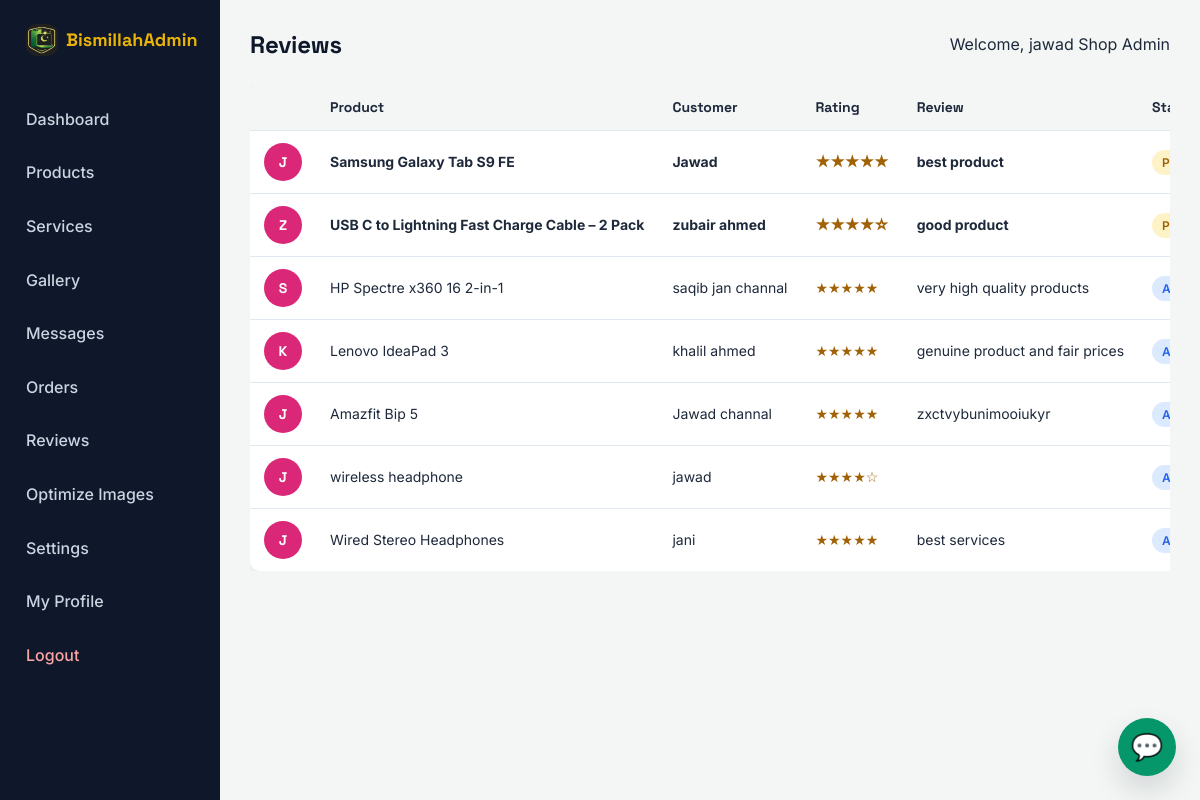
/admin/reviews/index.php (signed in), run on the app's committed database.
### tables this page shows
CREATE TABLE `settings` (
  `setting_id` int(11) NOT NULL,
  `logo_image` varchar(255) DEFAULT NULL,
  `updated_at` timestamp NOT NULL DEFAULT current_timestamp() ON UPDATE current_timestamp()
);

CREATE TABLE `reviews` (
  `review_id` int(11) NOT NULL,
  `product_id` int(11) NOT NULL,
  `customer_name` varchar(100) NOT NULL,
  `rating` tinyint(4) NOT NULL,
  `review_text` text DEFAULT NULL,
  `status` enum('pending','approved') NOT NULL DEFAULT 'pending',
  `created_at` timestamp NOT NULL DEFAULT current_timestamp()
);

CREATE TABLE `products` (
  `product_id` int(11) NOT NULL,
  `category_id` int(11) NOT NULL,
  `product_name` varchar(150) NOT NULL,
  `brand` varchar(100) DEFAULT NULL,
  `model_number` varchar(100) DEFAULT NULL,
  `price` decimal(10,2) NOT NULL DEFAULT 0.00,
  `sale_price` decimal(10,2) DEFAULT NULL,
  `stock_quantity` int(11) NOT NULL DEFAULT 0,
  `condition` enum('New','Used','Refurbished') NOT NULL DEFAULT 'New',
  `description` text DEFAULT NULL,
  `image` varchar(255) DEFAULT NULL,
  `created_at` timestamp NOT NULL DEFAULT current_timestamp(),
  `updated_at` timestamp NOT NULL DEFAULT current_timestamp() ON UPDATE current_timestamp()
);

### admin/reviews/index.php (the view, shortened to what this page needs)
<?php
require '../../config/database.php';
$reviews = $pdo->query("SELECT r.*, p.product_name FROM reviews r
                         JOIN products p ON r.product_id = p.product_id
                         ORDER BY r.status ASC, r.created_at DESC")->fetchAll();
require '../includes/admin-header.php';
?>
<div class="desktop-table-only">
<div class="table-responsive">
<table class="admin-table">
    <tr><th></th><th>Product</th><th>Customer</th><th>Rating</th><th>Review</th><th>Status</th><th>Actions</th></tr>
    <?php foreach ($reviews as $r): ?>
    <tr style="<?php echo $r['status'] === 'pending' ? 'font-weight:700;' : ''; ?>">
        <td><div class="avatar-circle" style="background:#db2777;"><?php echo strtoupper(substr($r['customer_name'], 0, 1)); ?></div></td>
        <td><?php echo htmlspecialchars($r['product_name']); ?></td>
        <td><?php echo htmlspecialchars($r['customer_name']); ?></td>
        <td style="color:var(--accent-dark);"><?php echo str_repeat('&#9733;', $r['rating']) . str_repeat('&#9734;', 5 - $r['rating']); ?></td>
        <td><?php echo htmlspecialchars(substr($r['review_text'], 0, 60)); ?><?php echo strlen($r['review_text']) > 60 ? '...' : ''; ?></td>
        <td>
            <?php if ($r['status'] === 'pending'): ?>
                <span class="category-badge" style="background:var(--accent-light); color:var(--accent-dark);">Pending</span>
            <?php else: ?>
                <span class="category-badge" style="background:#dbeafe; color:var(--success);">Approved</span>
            <?php endif; ?>
        </td>
    </tr>
    <?php endforeach; ?>
</table>
</div>
</div>
<?php require '../includes/admin-footer.php'; ?>

### admin/includes/admin-sidebar.php (shortened to what this page needs)
<?php $siteSettings = $pdo->query("SELECT * FROM settings LIMIT 1")->fetch(); ?>
<aside class="admin-sidebar">
    <div class="admin-logo">
        <?php if (!empty($siteSettings['logo_image'])): ?>
            <span style="display:inline-flex; align-items:center; gap:8px;">
                <img src="/bismillah-shop/uploads/branding/<?php echo htmlspecialchars($siteSettings['logo_image']); ?>" alt="Logo" class="site-logo-img" style="height:32px; width:32px;">
                <span>Bismillah<span style="color:var(--accent);">Admin</span></span>
            </span>
        <?php else: ?>
            Bismillah<span>Admin</span>
        <?php endif; ?>
    </div>
    <nav class="admin-nav">
        <a href="/bismillah-shop/admin/dashboard.php" class="admin-nav-link">Dashboard</a>
        <a href="/bismillah-shop/admin/products/index.php" class="admin-nav-link">Products</a>
        <a href="/bismillah-shop/admin/services/index.php" class="admin-nav-link">Services</a>
        <a href="/bismillah-shop/admin/gallery/index.php" class="admin-nav-link">Gallery</a>
        <a href="/bismillah-shop/admin/messages/index.php" class="admin-nav-link">Messages</a>
        <a href="/bismillah-shop/admin/orders/index.php" class="admin-nav-link">Orders</a>
        <a href="/bismillah-shop/admin/reviews/index.php" class="admin-nav-link">Reviews</a>
        <a href="/bismillah-shop/admin/optimize-images.php" class="admin-nav-link">Optimize Images</a>
        <a href="/bismillah-shop/admin/settings.php" class="admin-nav-link">Settings</a>
        <a href="/bismillah-shop/admin/profile.php" class="admin-nav-link">My Profile</a>
        <a href="/bismillah-shop/admin/logout.php" class="admin-nav-link" style="color:#fca5a5;">Logout</a>
    </nav>
</aside>

### assets/css/style.css (style rules this page uses)
:root { --primary: #059669; --primary-dark: #047857; --primary-light: #d1fae5; --secondary: #0f172a; --accent: #eab308; --accent-dark: #a16207; --accent-light: #fef3c7; --bg: #fdfdfb; --bg-light: #f3f6f4; --text: #1e293b; --text-muted: #64748b; --border: #e2e8f0; --success: #2563eb; --danger: #dc2626; --font-heading: 'Space Grotesk', 'Segoe UI', Roboto, Arial, sans-serif; --font-body: 'Inter', 'Segoe UI', Roboto, Arial, sans-serif; --radius: 10px; --shadow: 0 2px 10px rgba(15,23,42,0.06); --shadow-hover: 0 14px 30px rgba(15,23,42,0.14); }
* { box-sizing: border-box; margin: 0; padding: 0; }
body { font-family: var(--font-body); color: var(--text); background: var(--bg); line-height: 1.6; }
a { text-decoration: none; color: var(--primary); }
.site-logo-img { height: 40px; width: 40px; object-fit: cover; border-radius: 10px; vertical-align: middle; }
.category-badge { display: inline-block; font-size: 12px; font-weight: 600; padding: 3px 10px; border-radius: 20px; }

### assets/css/admin.css (style rules this page uses)
.admin-sidebar { width: 220px; background: var(--secondary); color: #fff; padding: 24px 16px; flex-shrink: 0; }
.admin-logo { font-family: var(--font-heading); font-size: 18px; font-weight: 700; margin-bottom: 30px; padding: 0 10px; }
.admin-logo span { color: var(--accent); }
.admin-nav-link { display: block; padding: 12px 10px; color: #cbd5e1; border-radius: var(--radius); margin-bottom: 4px; font-weight: 500; }
.table-responsive { width: 100%; overflow-x: auto; -webkit-overflow-scrolling: touch; }
.admin-table { width: 100%; min-width: 500px; background: #fff; border-collapse: collapse; border-radius: var(--radius); overflow: hidden; box-shadow: var(--shadow); }
.admin-table th, .admin-table td { padding: 12px 14px; text-align: left; border-bottom: 1px solid var(--border); font-size: 14px; white-space: nowrap; }
.admin-table th { background: var(--bg-light); font-weight: 700; font-family: var(--font-heading); }
.admin-table tr:last-child td { border-bottom: none; }
.avatar-circle { width: 38px; height: 38px; border-radius: 50%; display: flex; align-items: center; justify-content: center; font-family: var(--font-heading); font-weight: 700; font-size: 14px; color: #fff; flex-shrink: 0; }
.desktop-table-only { display: block; }

### data on the page
settings: logo_image (picture)
reviews: customer_name "J", product.product_name "Samsung Galaxy Tab S9 FE", customer_name "Jawad", rating "★★★★★", review_text "best product", status "Pending"
reviews: customer_name "Z", product.product_name "USB C to Lightning Fast Charge Cable – 2 Pack", customer_name "zubair ahmed", rating "★★★★", rating "☆", review_text "good product", status "Pending"
reviews: customer_name "S", product.product_name "HP Spectre x360 16 2-in-1", customer_name "saqib jan channal", rating "★★★★★", review_text "very high quality products", status "Approved"
reviews: customer_name "K", product.product_name "Lenovo IdeaPad 3", customer_name "khalil ahmed", rating "★★★★★", review_text "genuine product and fair prices", status "Approved"
reviews: customer_name "J", product.product_name "Amazfit Bip 5", customer_name "Jawad channal", rating "★★★★★", review_text "zxctvybunimooiukyr", status "Approved"
reviews: customer_name "J", product.product_name "wireless headphone", customer_name "jawad", rating "★★★★", rating "☆", status "Approved"
reviews: customer_name "J", product.product_name "Wired Stereo Headphones", customer_name "jani", rating "★★★★★", review_text "best services", status "Approved"

### other printed values
$pageTitle "Reviews"
$_SESSION['admin_name'] "jawad Shop Admin"
